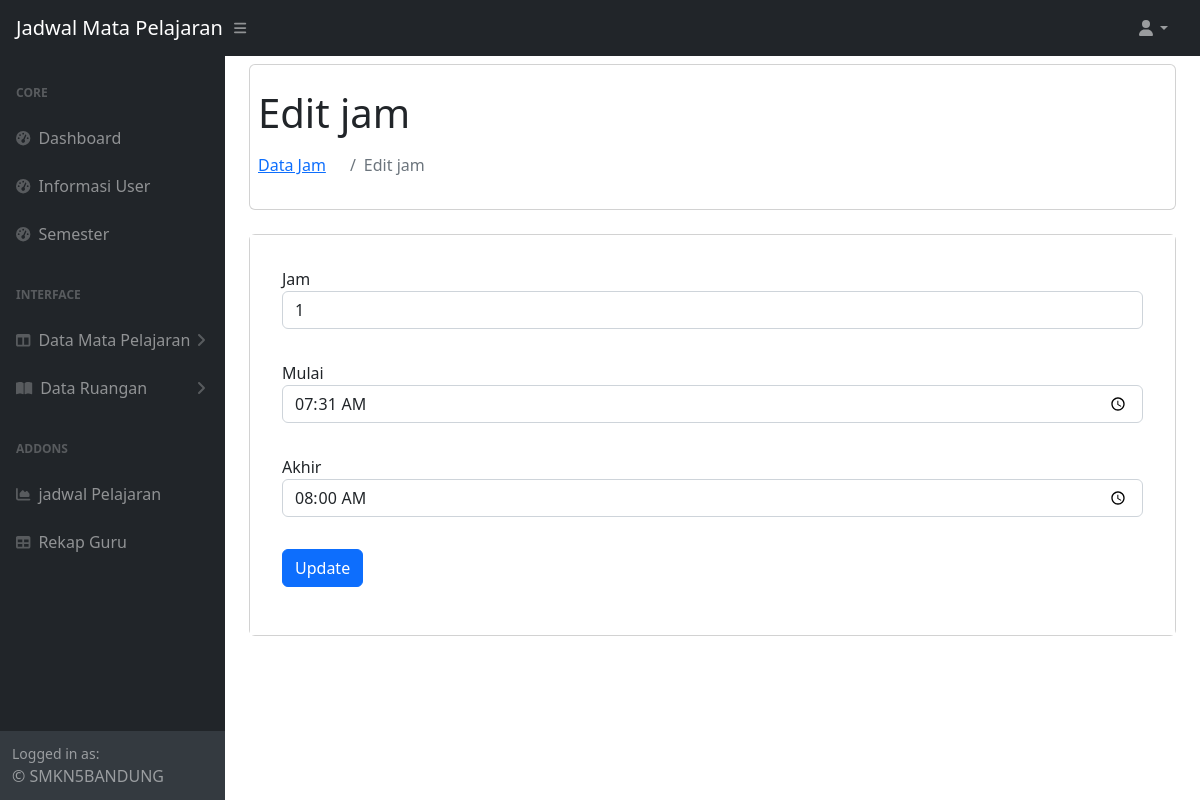
The page /edit_jam.php?id_jam=6 (signed in) on the database its author committed.
### tables this page shows
CREATE TABLE `jam` (
  `id_jam` int(11) NOT NULL,
  `jam` varchar(30) NOT NULL,
  `mulai` varchar(30) NOT NULL,
  `akhir` varchar(30) NOT NULL
);

### edit_jam.php (the view, shortened to what this page needs)
<?php
$level = $_SESSION['level'];
if($level == 1) { include "template/navigasi_admin.php"; }
?>
<!DOCTYPE html>
<html lang="en">
    <head>
    </head>
    <body>
    <div id="layoutSidenav_content">
        <main>
        <div class="container-fluid px-4">
        <div class="content">
                        <div class="card mb-4 mt-2">
                        <h1 class="mt-4 m-2">Edit jam</h1>
                        <ol class="breadcrumb mb-4">
                            <li class="breadcrumb-item m-2"><a href="menu_jam.php">Data Jam</a></li>
                            <li class="breadcrumb-item active m-2" >Edit jam</li>
                        </ol>
                        </div>
                        <div class="card mb-4">
                            <div class="card-body">
                                <?php
                                    $koneksi = mysqli_connect("localhost", "root", "", "jadwal");
                                    $id_jam = $_GET['id_jam'];
                                    $jam = mysqli_query($koneksi, "select * from jam where id_jam='$id_jam'");
                                    $jam = mysqli_fetch_array($jam);
                                ?>
                                <form method="post" action="proses_edit_jam.php">
                                    <div class="card-body">
                                        <label for="exampleInputEmail1">Jam</label><br>
                                        <input type="number" class="form-control" name="jam" value="<?php echo $jam['jam']; ?>">
                                    </div>
                                    <div class="card-body">
                                        <label for="exampleInputEmail1">Mulai</label><br>
                                        <input type="time" class="form-control" name="mulai"  value="<?php echo $jam['mulai']; ?>">
                                    </div>
                                    <div class="card-body">
                                        <label for="exampleInputEmail1">Akhir</label><br>
                                        <input type="time" class="form-control" name="akhir"  value="<?php echo $jam['akhir']; ?>">
                                    </div>
                                    <button type="submit" class="btn btn-primary m-3">Update</button>
                                </form>
                            </div>
                    </div>
            </div>
        </div>
    </body>
</html>

### template/navigasi_admin.php (style rules this page uses)
.card { background-color:white !important; }
.card-body { background-color:white !important; }

### rows shown on the page
jam: jam "1", mulai "07:31", akhir "08:00"
